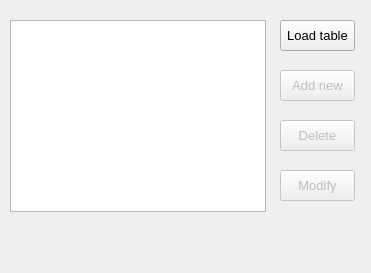
<?xml version="1.0" encoding="UTF-8"?>
<ui version="4.0">
 <class>CastPositionsForm</class>
 <widget class="QMainWindow" name="CastPositionsForm">
  <property name="geometry">
   <rect>
    <x>0</x>
    <y>0</y>
    <width>371</width>
    <height>273</height>
   </rect>
  </property>
  <property name="font">
   <font>
    <pointsize>10</pointsize>
   </font>
  </property>
  <property name="windowTitle">
   <string>Cast Positions</string>
  </property>
  <property name="windowIcon">
   <iconset resource="MyResources.qrc">
    <normaloff>:/Images/cast position pic.png</normaloff>:/Images/cast position pic.png</iconset>
  </property>
  <widget class="QWidget" name="centralwidget">
   <widget class="QTableView" name="tvwTable">
    <property name="geometry">
     <rect>
      <x>10</x>
      <y>20</y>
      <width>256</width>
      <height>192</height>
     </rect>
    </property>
   </widget>
   <widget class="QPushButton" name="pbtAddNew">
    <property name="enabled">
     <bool>false</bool>
    </property>
    <property name="geometry">
     <rect>
      <x>280</x>
      <y>70</y>
      <width>75</width>
      <height>31</height>
     </rect>
    </property>
    <property name="text">
     <string>Add new</string>
    </property>
   </widget>
   <widget class="QPushButton" name="pbtDelete">
    <property name="enabled">
     <bool>false</bool>
    </property>
    <property name="geometry">
     <rect>
      <x>280</x>
      <y>120</y>
      <width>75</width>
      <height>31</height>
     </rect>
    </property>
    <property name="text">
     <string>Delete</string>
    </property>
   </widget>
   <widget class="QPushButton" name="pbtModify">
    <property name="enabled">
     <bool>false</bool>
    </property>
    <property name="geometry">
     <rect>
      <x>280</x>
      <y>170</y>
      <width>75</width>
      <height>31</height>
     </rect>
    </property>
    <property name="text">
     <string>Modify</string>
    </property>
   </widget>
   <widget class="QPushButton" name="pbtLoadTable">
    <property name="geometry">
     <rect>
      <x>280</x>
      <y>20</y>
      <width>75</width>
      <height>31</height>
     </rect>
    </property>
    <property name="text">
     <string>Load table</string>
    </property>
   </widget>
  </widget>
  <widget class="QMenuBar" name="menubar">
   <property name="geometry">
    <rect>
     <x>0</x>
     <y>0</y>
     <width>371</width>
     <height>21</height>
    </rect>
   </property>
  </widget>
  <widget class="QStatusBar" name="statusbar">
   <property name="sizeGripEnabled">
    <bool>false</bool>
   </property>
  </widget>
 </widget>
 <resources>
  <include location="MyResources.qrc"/>
 </resources>
 <connections/>
</ui>
